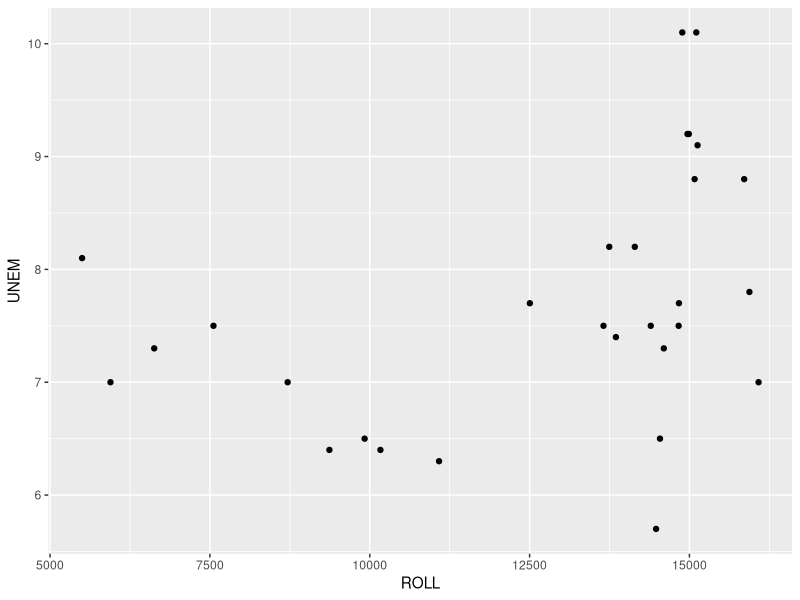
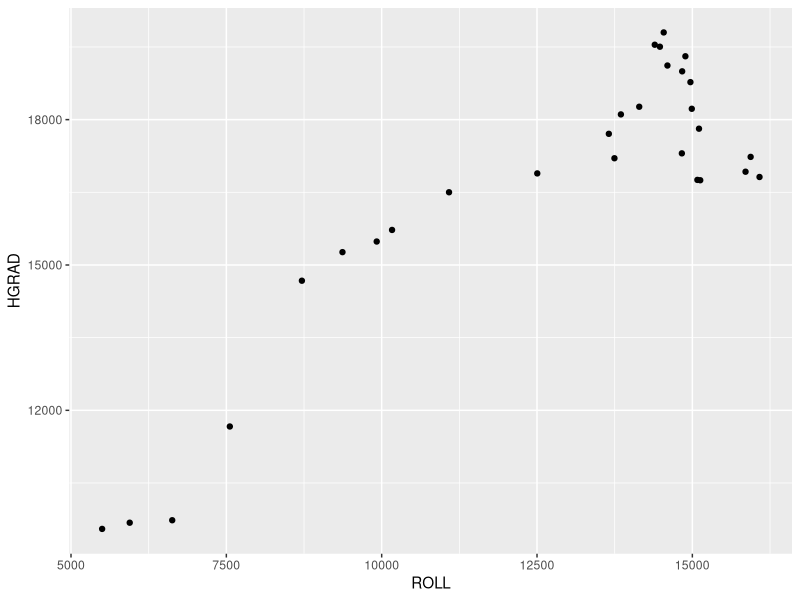
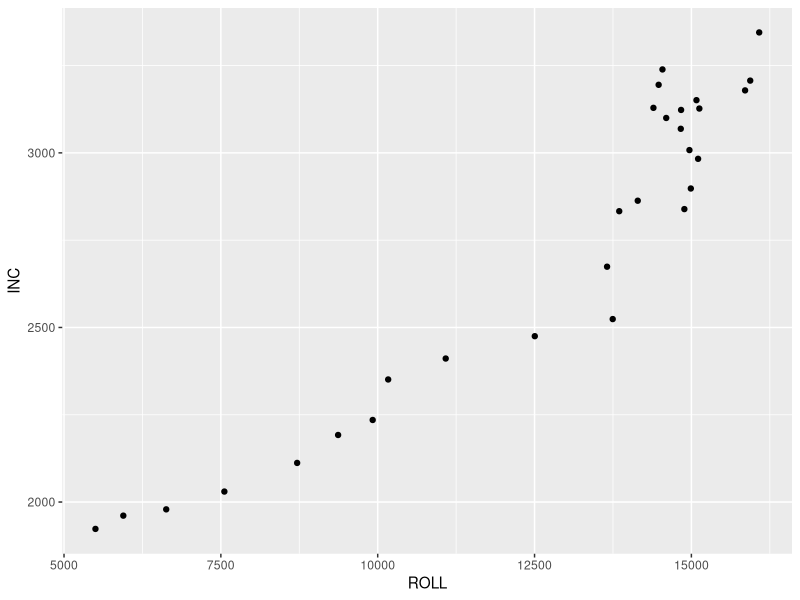
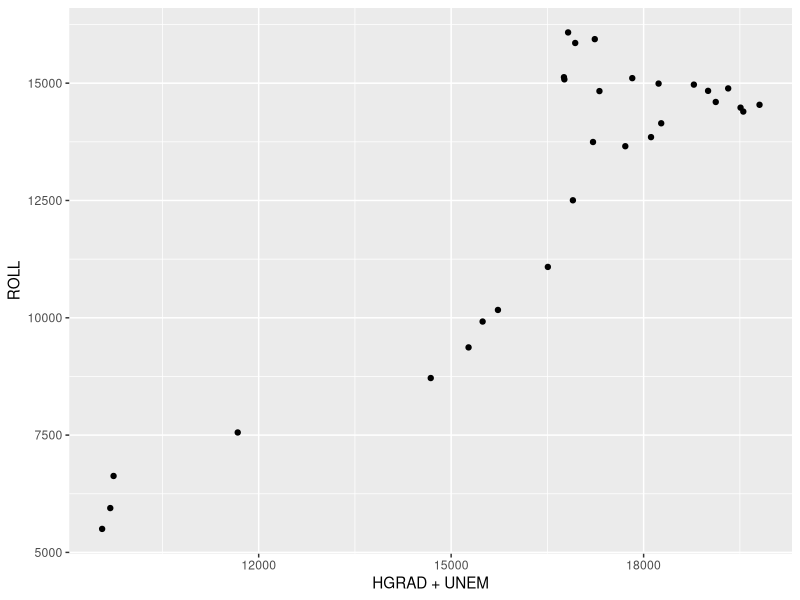
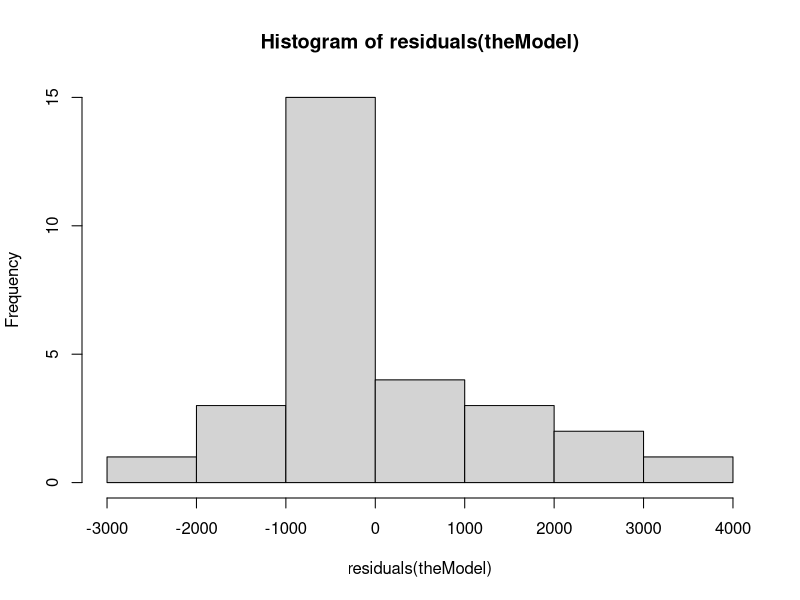
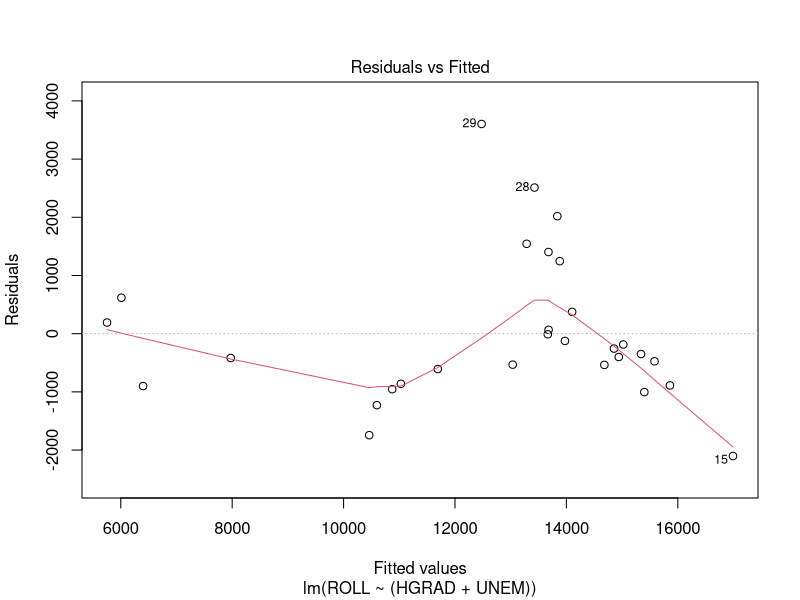
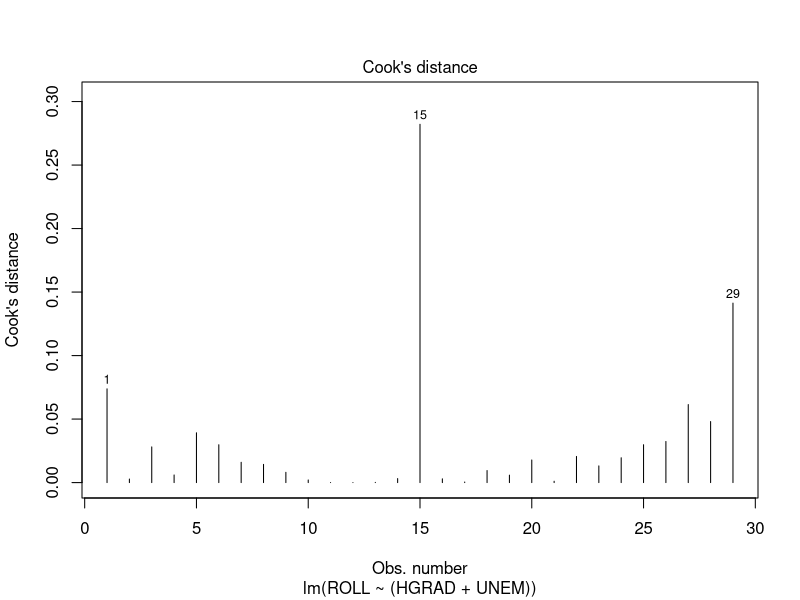

R code for these plots, in order:
## ---- chunk 1
library(ggplot2)
enrollment <- read.csv('./enrollmentForecast.csv')
summary(enrollment)
## ---- chunk 2
ggplot(enrollment, aes(x=ROLL, y= UNEM)) +geom_point()
## ---- chunk 3
ggplot(enrollment, aes(x=ROLL, y= HGRAD)) +geom_point()

## ---- chunk 4
ggplot(enrollment, aes(x=ROLL, y= INC)) +geom_point()

## ---- chunk 5
ggplot(enrollment, aes(x=HGRAD+UNEM, y=ROLL )) +geom_point()
cor.test(enrollment$ROLL, enrollment$HGRAD+enrollment$UNEM)


## ---- chunk 6
theModel <- lm(ROLL ~ (HGRAD + UNEM), data = enrollment)
theModel
## ---- chunk 7
summary(theModel)
anova(theModel)
## ---- chunk 8
hist(residuals(theModel))
plot(theModel, which = 1)
plot(theModel, which = 4)

## ---- chunk 9
newx <- c(0.09, 25000)
predict(theModel,HGRAD = 25000, UNEM=9 )
